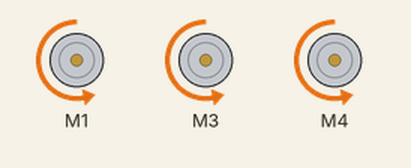
This sketch was run on a simulated Arduino Uno, built with avr-gcc and run on an emulated ATmega328P. Parts: 3 × DC motor (green arrow = forward, orange = backward, longer = faster). What the sketch prints to the serial monitor is not drawn.

Above: at 2.5 s.
At 7.5 s:
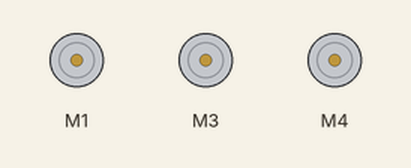
Timing chart, 0 to 13.0 s (numbered marks = the images above):
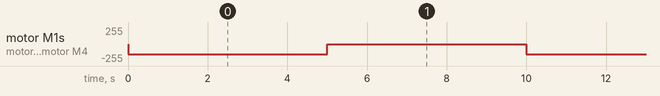

Measured:
- by itself, motor M1, motor M3, motor M4: alternates backward 150/255 for 5.0 s and stopped for 5.0 s

The sketch:

arduino_control_motor.ino
```cpp
#include <Wire.h>
#include <Adafruit_MotorShield.h>

// Create the motor shield object with the default I2C address
Adafruit_MotorShield AFMS = Adafruit_MotorShield();
// Or, create it with a different I2C address (say for stacking)
// Adafruit_MotorShield AFMS = Adafruit_MotorShield(0x61);

// Select which 'port' M1, M2, M3 or M4. In this case, M1
Adafruit_DCMotor *motor_back = AFMS.getMotor(4);
Adafruit_DCMotor *motor_right = AFMS.getMotor(3);
Adafruit_DCMotor *motor_left = AFMS.getMotor(1);
// You can also make another motor on port M2
//Adafruit_DCMotor *myOtherMotor = AFMS.getMotor(2);

void setup() {
  Serial.begin(57600);           // set up Serial library at 9600 bps
  Serial.println("Adafruit Motorshield v2 - DC Motor test!");

  AFMS.begin();  // create with the default frequency 1.6KHz
  //AFMS.begin(1000);  // OR with a different frequency, say 1KHz

  // Set the speed to start, from 0 (off) to 255 (max speed)
  //myMotor->setSpeed(150);
  //myMotor->run(FORWARD);
  // turn on motor
  //myMotor->run(RELEASE);
   motor_left->run(RELEASE);
   motor_right->run(RELEASE);
   motor_back->run(RELEASE);
}

void loop() {

  motor_left->run(BACKWARD);
  motor_right->run(BACKWARD);
  motor_back->run(BACKWARD);

  motor_left->setSpeed(150);
  motor_right->setSpeed(150);
  motor_back->setSpeed(150);

  delay(5000);
  motor_left->setSpeed(0);
  motor_right->setSpeed(0);
  motor_back->setSpeed(0);
  delay(5000);

}
```
